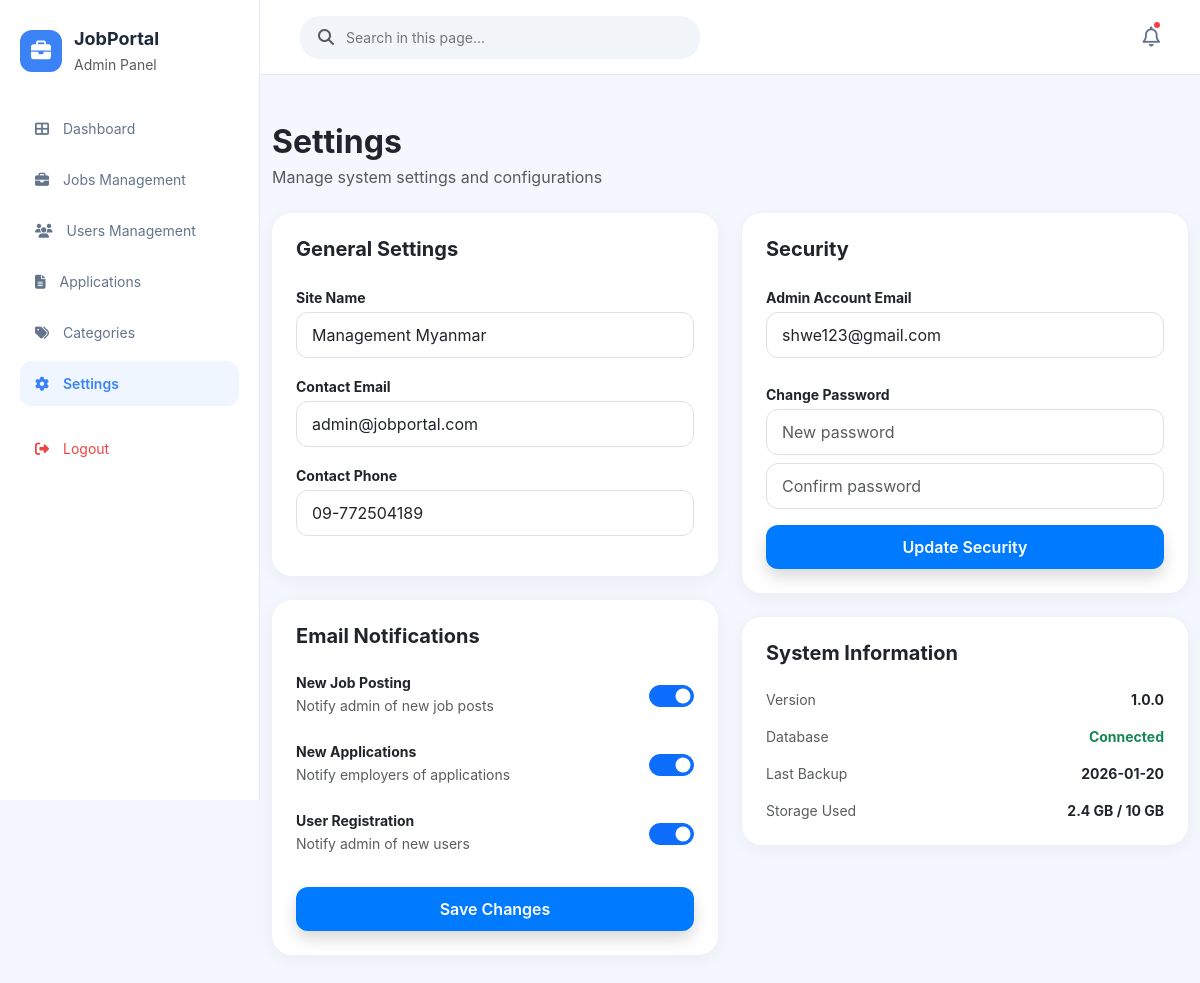
The page /admin/JOBMANAGEMENT/settings.php (signed in) on the database its author committed.
### tables this page shows
CREATE TABLE `settings` (
  `id` int(11) NOT NULL,
  `site_name` varchar(255) DEFAULT NULL,
  `contact_email` varchar(255) DEFAULT NULL,
  `contact_phone` varchar(255) DEFAULT NULL,
  `notify_job` tinyint(1) DEFAULT 1,
  `notify_app` tinyint(1) DEFAULT 1,
  `notify_user` tinyint(1) DEFAULT 1
);

### admin/JOBMANAGEMENT/settings.php (the view, shortened to what this page needs)
<?php
include 'db.php';
$admin_id = $_SESSION['admin_id'];
$st_res = mysqli_query($conn, "SELECT * FROM settings WHERE id=1");
$st = mysqli_fetch_assoc($st_res) ?: [
    'site_name' => '', 'contact_email' => '', 'contact_phone' => '',
    'notify_job' => 0, 'notify_app' => 0, 'notify_user' => 0
];
$ad_res = mysqli_query($conn, "SELECT email FROM admin WHERE id='$admin_id'");
$ad = mysqli_fetch_assoc($ad_res) ?: ['email' => ''];
?>
<!DOCTYPE html>
<html lang="en">
<head>
    <link href="https://cdn.jsdelivr.net/npm/bootstrap@5.3.2/dist/css/bootstrap.min.css" rel="stylesheet">
    <link href="https://cdnjs.cloudflare.com/ajax/libs/font-awesome/6.5.1/css/all.min.css" rel="stylesheet">
</head>
<body>
<?php include('nav.php'); ?>
<div class="container py-5" style="max-width: 1100px;">
    <h2 class="fw-bold mb-1">Settings</h2>
    <p class="text-muted mb-4">Manage system settings and configurations</p>
    <div class="row g-4">
        <div class="col-md-6">
            <form method="POST">
                <div class="card p-4 mb-4">
                    <h5 class="fw-bold mb-4">General Settings</h5>
                    <div class="mb-3">
                        <label class="small fw-bold mb-1">Site Name</label>
                        <input type="text" name="site_name" class="form-control" value="<?= htmlspecialchars($st['site_name']) ?>">
                    </div>
                    <div class="mb-3">
                        <label class="small fw-bold mb-1">Contact Email</label>
                        <input type="email" name="contact_email" class="form-control" value="<?= htmlspecialchars($st['contact_email']) ?>">
                    </div>
                    <div class="mb-3">
                        <label class="small fw-bold mb-1">Contact Phone</label>
                        <input type="text" name="contact_phone" class="form-control" value="<?= htmlspecialchars($st['contact_phone']) ?>">
                    </div>
                </div>
                <div class="card p-4">
                    <h5 class="fw-bold mb-4">Email Notifications</h5>
                    <?php
                    $notifs = [
                        ['n_job', 'New Job Posting', 'Notify admin of new job posts', $st['notify_job']],
                        ['n_app', 'New Applications', 'Notify employers of applications', $st['notify_app']],
                        ['n_user', 'User Registration', 'Notify admin of new users', $st['notify_user']]
                    ];
                    foreach($notifs as $n): ?>
                    <div class="d-flex justify-content-between align-items-center mb-4">
                        <div>
                            <div class="fw-bold small"><?= $n[1] ?></div>
                            <small class="text-muted"><?= $n[2] ?></small>
                        </div>
                        <div class="form-check form-switch">
                            <input class="form-check-input" type="checkbox" name="<?= $n[0] ?>" <?= $n[3] ? 'checked' : '' ?>>
                        </div>
                    </div>
                    <?php endforeach; ?>
                    <button type="submit" name="save_all" class="btn btn-primary w-100 mt-2 shadow">Save Changes</button>
                </div>
            </form>
        </div>
        <div class="col-md-6">
            <div class="card p-4 mb-4">
                <h5 class="fw-bold mb-4">Security</h5>
                <form method="POST">
                    <div class="mb-4">
                        <label class="small fw-bold mb-1">Admin Account Email</label>
                        <input type="email" name="admin_email" class="form-control" value="<?= htmlspecialchars($ad['email']) ?>" required>
                    </div>
                    <div class="mb-3">
                        <label class="small fw-bold mb-1">Change Password</label>
                        <input type="password" name="new_password" class="form-control mb-2" placeholder="New password">
                        <input type="password" name="confirm_password" class="form-control" placeholder="Confirm password">
                    </div>
                    <button type="submit" name="update_security" class="btn btn-primary w-100 shadow">Update Security</button>
                </form>
            </div>
            <div class="card p-4">
                <h5 class="fw-bold mb-4">System Information</h5>
                <div class="d-flex justify-content-between mb-3"><span class="text-muted small">Version</span><span class="fw-bold small">1.0.0</span></div>
                <div class="d-flex justify-content-between mb-3"><span class="text-muted small">Database</span><span class="text-success fw-bold small">Connected</span></div>
                <div class="d-flex justify-content-between mb-3"><span class="text-muted small">Last Backup</span><span class="fw-bold small">2026-01-20</span></div>
                <div class="d-flex justify-content-between"><span class="text-muted small">Storage Used</span><span class="fw-bold small">2.4 GB / 10 GB</span></div>
            </div>
        </div>
    </div>
</div>
</body>
</html>

### admin/JOBMANAGEMENT/settings.php (style rules this page uses)
body { background-color: #f8f9fa; font-family: 'Segoe UI', Tahoma, Geneva, Verdana, sans-serif; }
.card { border: none; border-radius: 20px; box-shadow: 0 4px 20px rgba(0,0,0,0.05); }
.form-control { border-radius: 12px; border: 1px solid #e0e0e0; padding: 10px 15px; }
.form-switch .form-check-input { width: 45px; height: 22px; cursor: pointer; }
.btn-primary { border-radius: 12px; background: #007bff; border: none; padding: 10px 20px; font-weight: 600; }

### admin/JOBMANAGEMENT/nav.php (style rules this page uses)
body { margin: 0; font-family: 'Inter', sans-serif; background-color: #f4f7fe; }

### rows shown on the page
settings: site_name "Management Myanmar", contact_email "admin@jobportal.com", contact_phone "09-772504189"

### other values the page prints
$n[1] "New Job Posting"
$n[2] "Notify admin of new job posts"
$n[1] "New Applications"
$n[2] "Notify employers of applications"
$n[1] "User Registration"
$n[2] "Notify admin of new users"
